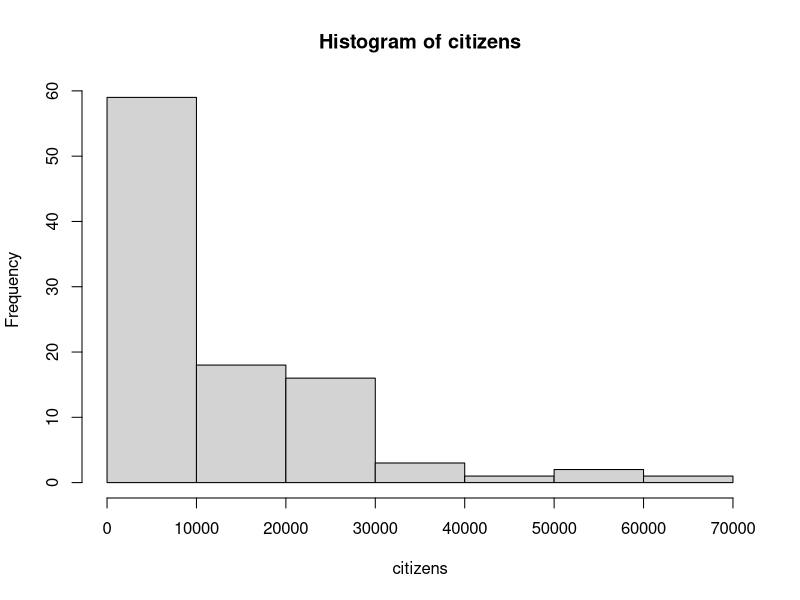
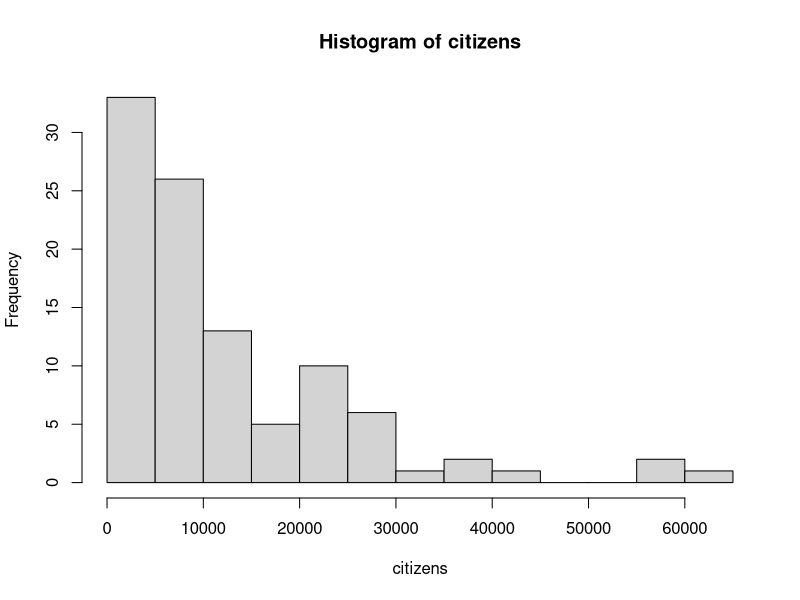
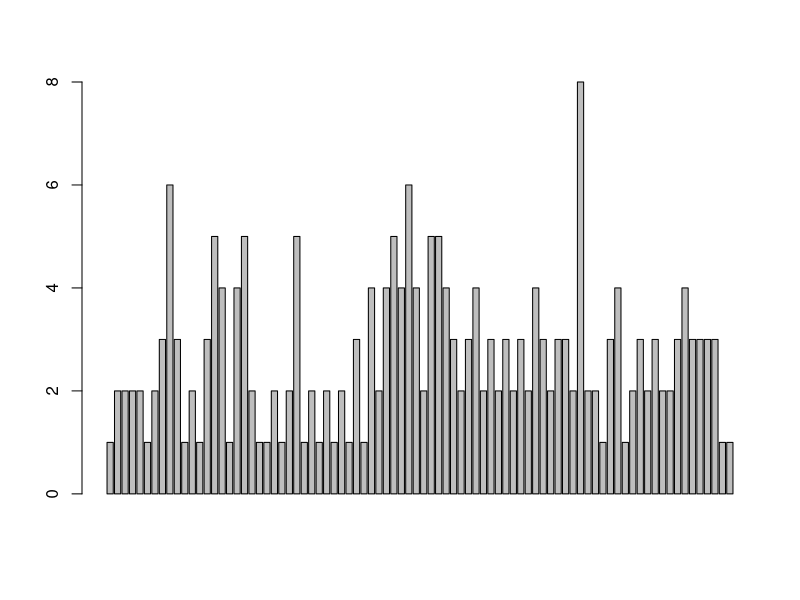
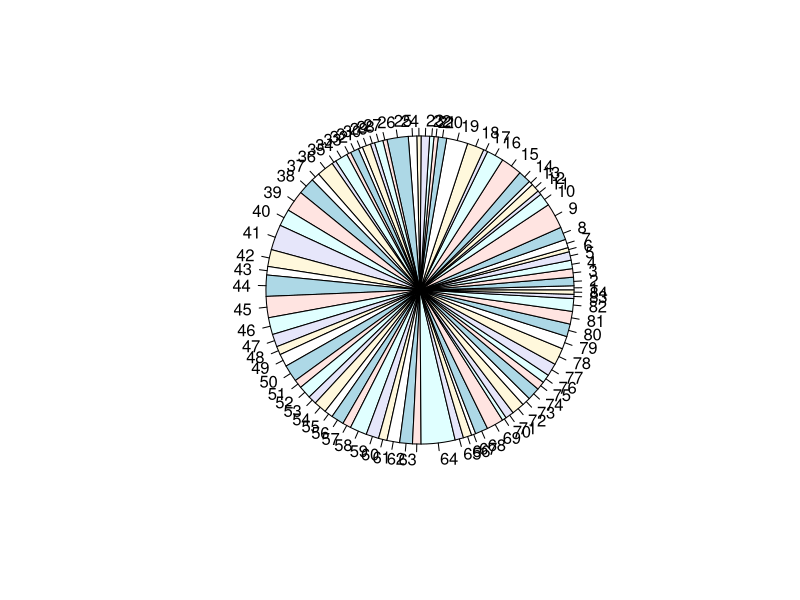
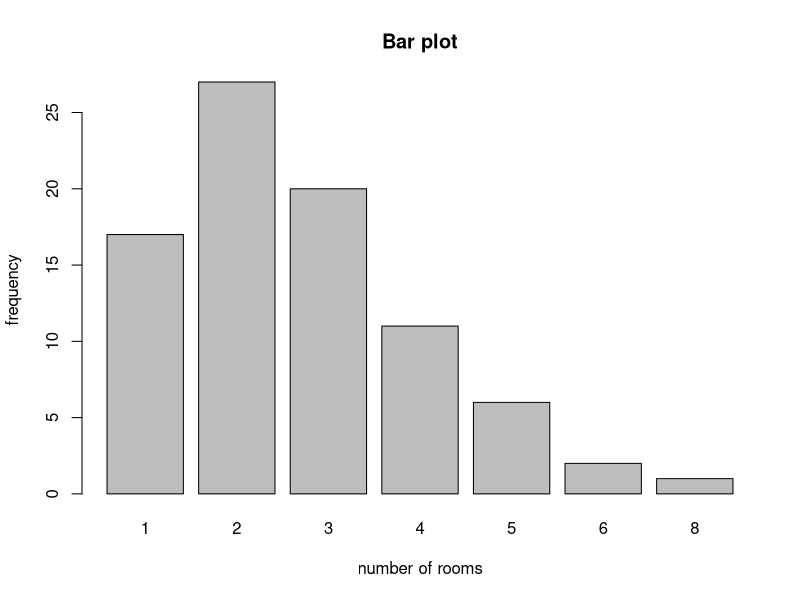
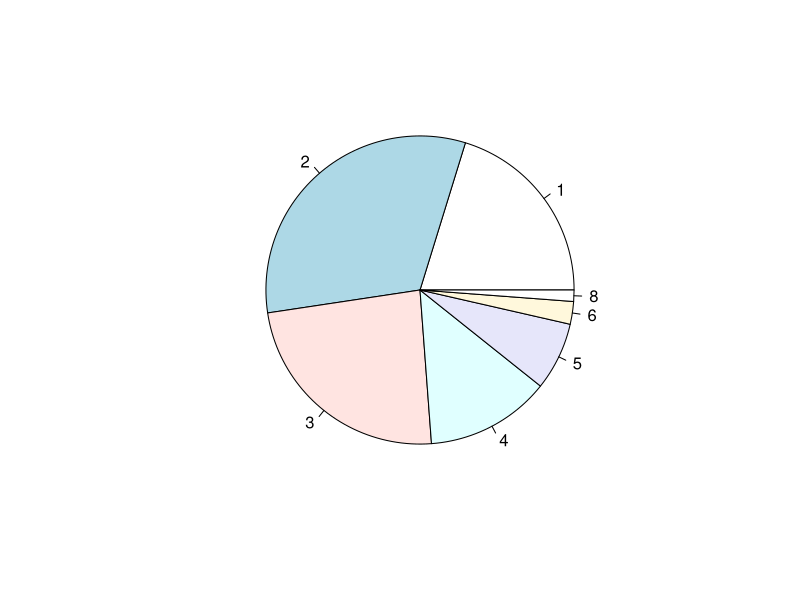
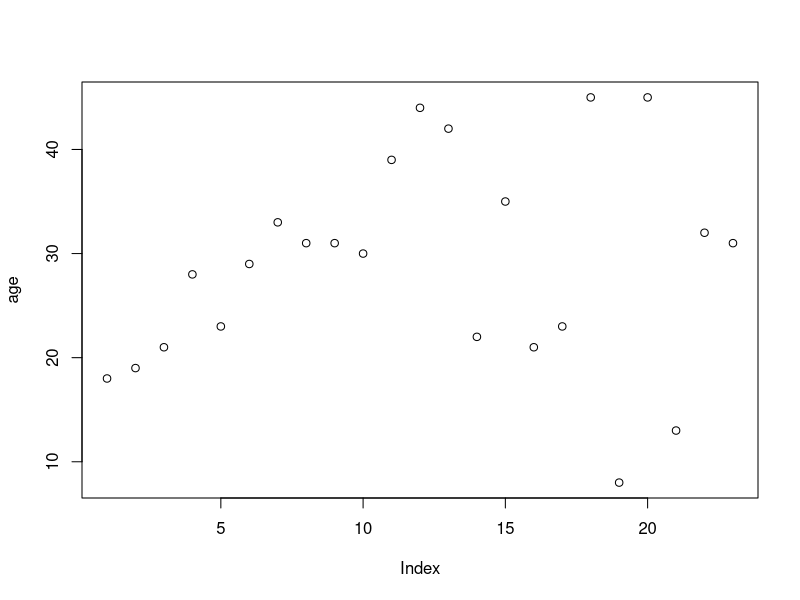
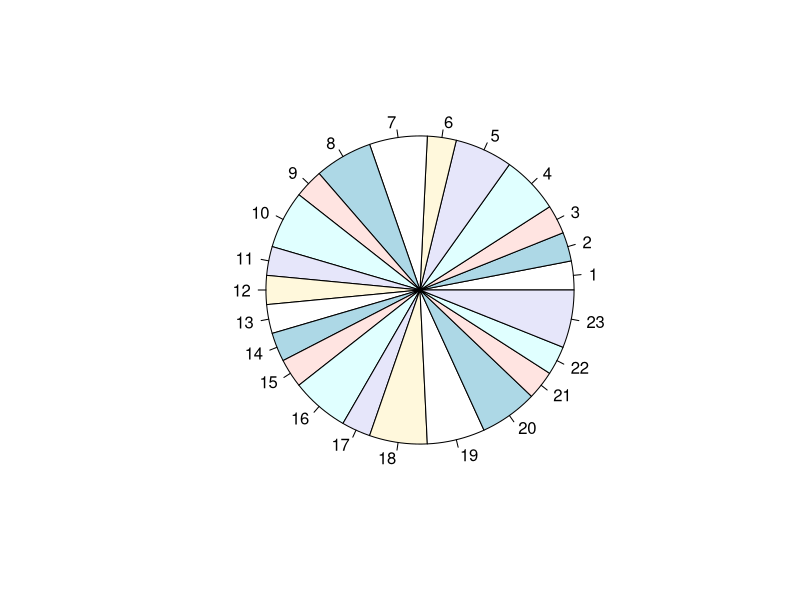

Here is the R script that generated these plots, in order:
# dataset 
x=c(1,2,3,3,2,45,45,56,67,55,67,56,67,68,55,54,43,32,22,33)

#descriptive analysis
mean(x)
median(x)
table(x)
x=c(2, 9, 15, 13, 82, 65)
summary(x
        )
#quantiles 
quantile(x,.22)
 
    
#Second dataset
citizens=c(264, 9338, 445, 475, 5993, 21752, 10728, 537, 7724, 25121,
           24923, 19954, 6725, 9363, 17273, 317, 26848, 2213, 5015, 64120, 14127,
           2909, 2316, 22774, 25216, 20681, 418, 15786, 25109, 57797, 37194, 450,
           8713, 1278, 3327, 2187, 10547, 5960, 5580, 7650, 4024, 31029, 7165,
           1409, 8311, 16886, 21132, 19568, 12145, 22476, 1932, 6833, 1002, 3894,
           4229, 22084, 6741, 22503, 40480, 6245, 1066, 614, 4185, 13516, 10017,
           3033, 2967, 7096, 2727, 11208, 26253, 10666, 23908, 13270, 5817, 2475,
           5260, 2996, 12065, 371, 9439, 10425, 5685, 21869, 11580, 7726, 4808,
           9482, 8365, 3116, 14974, 6420, 4869, 55583, 2995, 3617, 37414, 25146,
           7173, 9817)
length(citizens)
hist(citizens)
hist(citizens,breaks = 20)

#rooms dataset
number_of_rooms = c(1,2,2,2,2,1,2,3,6,3,1,2,1,3,5,4,1,4,5,2,1,1,2,1,2,5,
                    1,2,1,2,1,2,1, 3,1,4,2,4,5,4,6,4,2,5,5,4,3,2,3,4,2,3,2,3,2,3,2,4,3,2,3,3,2,8,
                    2, 2,1,3,4,1,2,3,2,3,2,2,3,4,3,3,3,3,1,1)
table(number_of_rooms)
barplot(number_of_rooms
        )
pie(number_of_rooms)
room_frequency= table(number_of_rooms)
barplot(room_frequency,main = "Bar plot", xlab = "number of rooms", ylab = "frequency")

rel_freq= room_frequency/length(number_of_rooms)
pie(rel_freq)


age=c(18,19,21,28,23,29,33,31,31,30,39,44,42,22,35,21,23,45,8,45,13,32,31)
gender=c(1,1,1,2,2,1,2,2,1,2,1,1,1,1,1,2,1,2,2,2,1,1,2)
degree=c(1,2,2,4,4,1,1,3,2,5,5,1,2,3,4,4,1,2,3,4,4,2,1)
stay=c(0,2,3,9,11,1,2,3,2,14,12,11,8,8,6,6,5,5,5,5,6,2,3)
diagnosis=c(2,3,1,1,2,2,2,1,2,2,2,4,3,1,2,2,2,3,4,2,3,1,1)

hospital_data= data.frame(age, gender, degree, stay, diagnosis)
dim((hospital_data))
plot(age)
pie(gender)
gender_freq=table(gender)
pie(gender_freq/length(gender))
degree_freq=table(degree)
pie(degree_freq/length(degree))
barplot(degree_freq/length(degree))
plot(stay)
barplot(hospital_data$gender)
barplot(hospital_data$degree)
barplot(hospital_data$diagnosis)
hist(hospital_data$stay)
hist(hospital_data$age)
male_stay= stay[gender==2]
table(male_stay
      )
  
table(male_stay)

hospital_data=
  data.frame(age, gender, degree, stay, diagnosis)
male_stay= stay[gender==2]
table(male_stay
)
male_stay
female_stay= stay[gender==1]
female_stay
boxplot(female_stay,male_stay)

quantile(female_stay, c(.25,.50,.75))
quantile(male_stay,c(.25,.59,.75))
 
